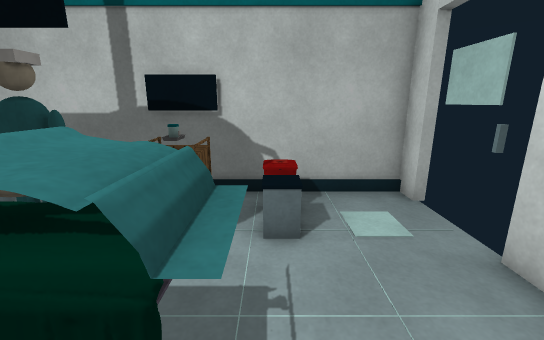
[1] (above)

12 first-person views from a walk through a scene from a Unity 3-D project. The camera is 1.3 m above the floor, tilts 14° down and sees 90° across. Doors are open. The floor is counted in squares, 0.5 m on a side. Each view is taken from the middle of a square. On the plan, view 1 faces up. The plan holds only what a view shows up to about 19 squares ahead; the rest is blank. Some animated figures are not drawn. Some surface patterns are stand-ins.

[2]
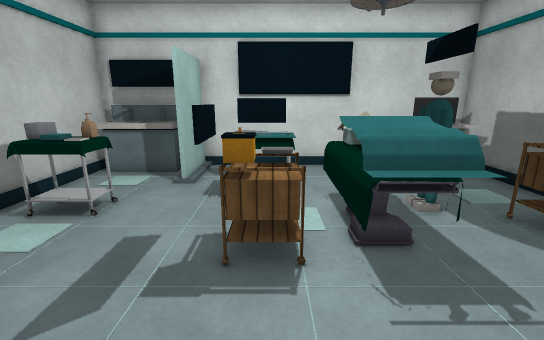

[3]
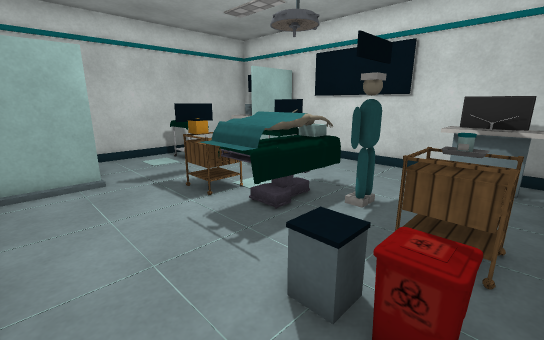

[4]
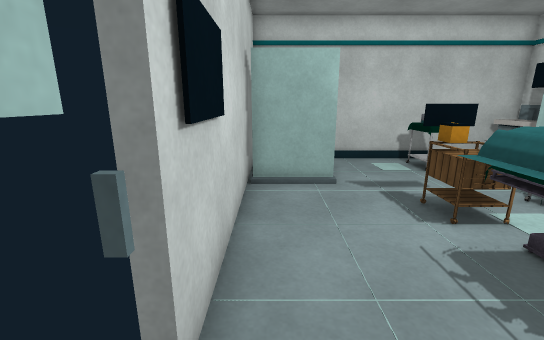

[5]
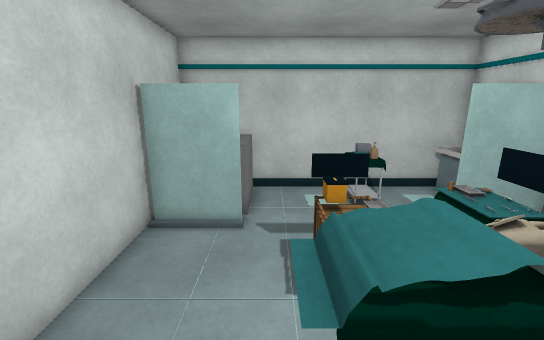

[6]
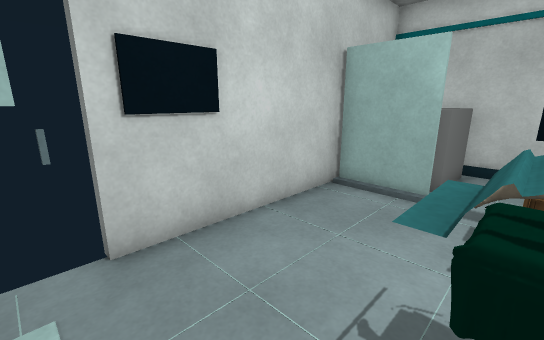

[7]
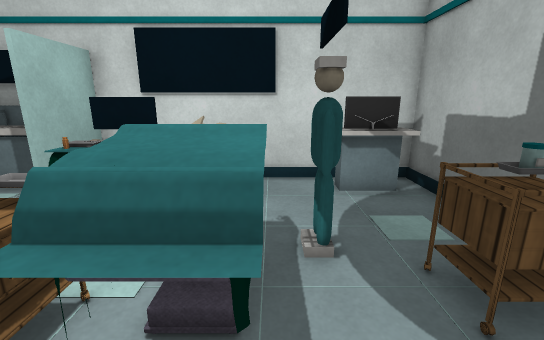

[8]
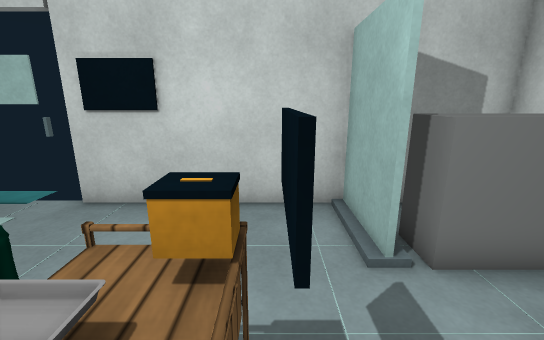

[9]
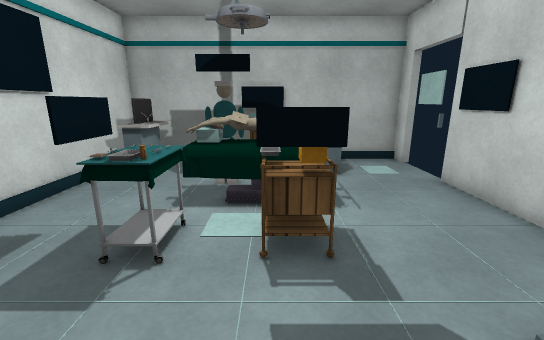

[10]
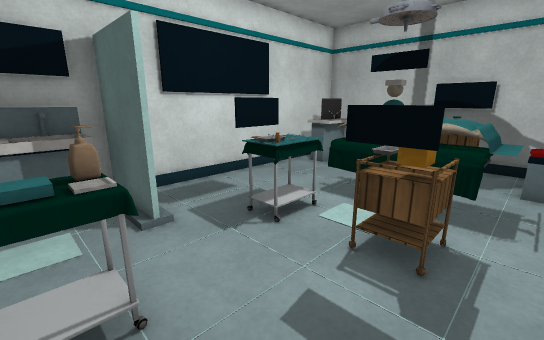

[11]
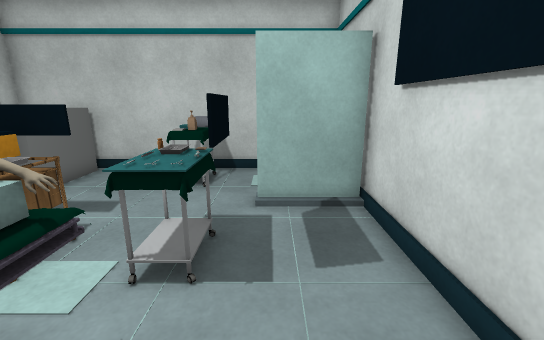

[12]
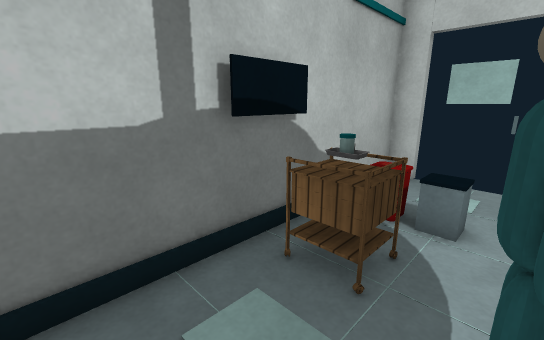

### Floor plan
Key: @ floor where view 1 was taken; # wall or solid block; x gap in a wall; . floor; / step, stairs or slope; D open door; = window, fence, low wall or low ledge; ^ raised ledge; O other object.
Columns run from 9 left of view 1 to 4 right of it. Each row starts with its distance up from view 1.
  8  #############
  7  ##=..OO O...x
  6  ##=..OO.OO..D
  5  ##=...O./...D
  4  #...OO......x
  3  #...OO^^....#
  2  #...OO^^=...#
  1  #..OOO^.....#
  0  #..OO.OO@...#
 -1  #..OO.##....#
 -2 ##...........#
 -3 ####......####
 -4 #OO..O#...OO.#
 -5 #OO..O#...OO #
 -6 #OO..OO...O  #
 -7 ##############

Positions as (right, up) in squares from view 1, and headings:
1: (0, 0), facing up
2: (3, 0), facing left
3: (3, 7), facing down-left
4: (3, 6), facing down
5: (0, 5), facing down
6: (-1, 5), facing down-right
7: (1, 3), facing left
8: (-3, -1), facing right
9: (-2, -5), facing up
10: (0, -5), facing up-left
11: (-6, 4), facing down
12: (-6, 4), facing up-right
